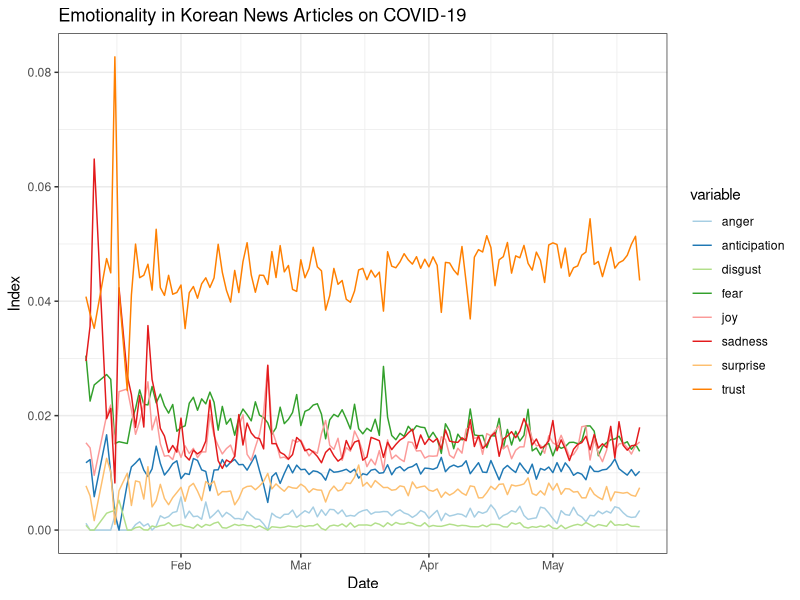

Reproduce this figure in R.
# ---------------------------------------------
# KOREA NEWS COVID-19 RESPONSE EMOTIONALITY ANALYSIS 
# 
# Details:      We are analysing the articles of the English speaking newspaper in Korea (Korea Times, Korea Herald) from January 01 to May 23 2020 
#               containing the words "covid-19" or "coronavirus" for their positivity/negativitiy and their emotionality.
# Copyright:    © 2020 Lennart Schulze
# Author        Lennart Schulze, Group 5, Big Data Analysis Class 2020-01, Sungkyunkwan University
# 
# imports:      see packages
# Usage:        source(*filename*)
# History:      1.0.0 2020-05-30
# --------------------------------------------- 



# Initialization
rm(list=ls())
getwd()

# ==== PACKAGES ====

# # java, rJava installation
# install.packages("multilinguer")
# install.packages("ggplot2")
# library(multilinguer)
# install_jdk()
# 
# # Install dependency packages
# install.packages(c('stringr', 'hash', 'tau', 'Sejong', 'RSQLite', 'devtools'), type = "binary")
# 
# # Install github version
# install.packages("remotes")
# remotes::install_github('haven-jeon/KoNLP', upgrade = "never", INSTALL_opts=c("--no-multiarch"))


library(ggplot2) # plotting
# library(KoNLP)
library(dplyr) # data processing
library(plyr)
library(stringr) 
library(reshape2) # melting (necessary for plotting)



# ==== FILES ====

# - lexicons

# Stanford SocialSent
# pos_neg_lex=read.table("./lexicons/worldnews.tsv", header=F)
# head(pos_neg_lex)

# NRC Emotion Intensity Lexicon
# emo_lex=read.table("./lexicons/NRC-Emotion-Intensity-Lexicon-v1.txt", sep="\t", header=T)
# head(emo_lex)


# - news articles 

# kh_virus <- read.csv("./articles/articles_koreaherald_coronavirus_date.csv", header = T)
# kh_covid <- read.csv("./articles/articles_koreaherald_covid19_date.csv", header = T)
# kt_virus <- read.csv("./articles/articles_koreatimes_coronavirus.csv", header = T, sep=";")
# kt_covid <- read.csv("./articles/articles_koreatimes_covid19.csv", header = T, sep=";")


# - prepare sample for coding

# write.csv(head(kh_virus, n=50), file="./articles/sample1.csv")
sample1 <- read.csv("./articles/sample1.csv", header = T)
sample1 <- sample1[-1] # drop first column

# write.csv(head(kh_covid, n=50), file="./articles/sample2.csv")
sample2 <- read.csv("./articles/sample2.csv", header = T)
sample2 <- sample2[-1] # drop first column



# ==== PREPROCESSING ====

# - date format change (for Korea Herald Articles)
date_transform = function(row){
  date = unlist(row["DATE"])
  date <- gsub(",","", date) %>% strsplit(" ")
  date <- unlist(date)
  year = date[3]
  m = match(date[1], month.abb) # lookup index from month.name constant
  m = sprintf("%02d", m) # extend to 2 digit
  day = date[2] 
  day = sprintf("%02d", as.numeric(day)) # extend to 2 digit
  date = paste(year, m, day, sep="-")
  row["DATE"] = date
  return(row)
}

# - write transformed data (only once)
# sample <- t(apply(sample, 1, date_transform))
# write.csv(t(apply(kh_virus, 1, date_transform)), file="./articles/articles_koreaherald_coronavirus_date.csv", row.names=F, sep=";")
# write.csv(t(apply(kh_covid, 1, date_transform)), file="./articles/articles_koreaherald_covid19_date.csv", row.names=F, sep=";")


# - aggreagate articles from all sources in single data frame
articles = rbind(sample1, sample2)
# articles = rbind(kh_virus, kh_covid, kt_virus, kt_covid)
articles = distinct(articles) # eliminate copies (articles can contain both 'coronvirus', and 'covid-19')
articles <- articles[order(articles$DATE), ] # order by date
rownames(articles)<-NULL # row ids to default
articles <- articles[,c(1, 6)] # project only date and content



# - group articles per day
# toString(subset(articles, DATE=="2020-05-20")[,2])
# aggregates <- articles %>%  group_by(DATE) %>%  summarise(TXT = toString(CONTENT)) %>% ungroup()

aggregates <- aggregate(CONTENT~DATE, articles, toString) # aggregate articles per day on date column, concetanating string with "," seperator
# print(aggregates)


# - prepare results data frame, copying the dates
results = data.frame(DATE=aggregates[1])
emotions = c("anger", "anticipation", "disgust", "fear", "joy", "sadness", "surprise", "trust")
results[c("POS", "NEG", "OBJ", emotions)]=NA



# ==== ANALYSIS ====

# function score.sentiment 
score.sentiment = function(articles, .progress='none') { 
  # generate scores for each row in articles tables (represents one date)
  values_list = apply(articles,1,
                 function(row, r=results) 
                 { 
                   # PREPROCESSING OF TEXT
                   
                   # translate punctuation to spaces (sometimes full-stops used without space between sentences)
                   date = row[[1]]
                   article = row[2]
                   cat(date,"\n")
                   # select only latin sign words (excludes numbers (even '-19' in covid), control signs) (keeps the spaces for separation)
                   article = gsub("[^A-z|\\s]", " ", article)
                   # lowercase 
                   article = tolower(article)
                   # # remove digits
                   #article = gsub('\\d+', " ", article) 
                   article = gsub("[[:punct:]]", " ", article)
                   # delete words that have only 1 character
                   article = gsub("(\\s.\\s){1}", " ", article) 
                   # remove unnecessary spaces 
                   article = gsub("[ \t]{2,}", " ", article) 
                   article = gsub("^\\s+|\\s+$", "", article)
                  
                   # # remove control characters 
                   # article = gsub("[[:cntrl:]]", "", article) 
                   # # remove html links 
                   # article = gsub("http\\w+", " ", article) 
                   
                   # get words list
                   word.list = str_split(article , "\\s+") 
                   typeof(word.list)
                   words = unlist(word.list)
                   
                   
                   # ANALYSIS FOR 1) POSITITVY/NEGATIVITY, 2) EMOTIONS
                   pos_score = 0
                   neg_score = 0
                   pos_count = 0
                   neg_count = 0
                   
                   emo_values = vector(mode="numeric", length = length(emotions)) 
                   
                   # iterate over all words from aggreagated articles text of the current date
                   for (word in words){
                      pos_index = which(pos_neg_lex[,1]==word)
                      if (length(pos_index) > 0){
                        val = pos_neg_lex[pos_index, 2]
                        #print(val)
                        if (val >= 0){
                          pos_score = pos_score + val
                          pos_count = pos_count + 1
                        }
                        else if (val<0){
                          neg_score = neg_score + (-val)
                          neg_count = neg_count + 1
                        }
                      }
                      emo_occurances = which(emo_lex[,1]==word)
                      for (i in range(length(emo_occurances))){
                        emo_index = emo_occurances[i]
                        val = emo_lex[emo_index, 3]
                        category = emo_lex[emo_index, 2]
                        # print(word)
                        # print(match(category, emotions))
                        emo_values[match(category, emotions)] = emo_values[match(category, emotions)] + val
                      }
                   }
                   objectivity = 1 - ((pos_count+neg_count)/length(words)) # objectivity = ratio of subjective words to text length
                   positivity = pos_score/length(words)
                   negativity = neg_score/length(words)
                   pos_values = c(positivity, negativity, objectivity)
                   print(c(positivity, negativity, objectivity))
                   
                   print(emo_values)
                   print(emo_values/length(words))
                   emo_values = emo_values/length(words)
                   
                   values = c(pos_values, emo_values)
                   return(values)
                 })
  # matrix with scores for each day
  return(t(values_list)) 
} 

# ---> TURN ON to calculate (takes very long, thus saved in file)
# words=score.sentiment(aggregates)
# str(words)
# results[,-1] = as.data.frame(words) # assign values to result data frame
# 
# 
# write.csv(results, file="./articles/results.csv", row.names=F, sep=";")
results = read.csv(file="./articles/results.csv", row.names = NULL, header=T)
tail(results)
# cat("number of articles processed: ", nrow(num_articles))



# ==== PLOT ====

results_melt = melt(results[,c(1,5:12)], id=c("DATE")) # melt values into single column data frame
tail(results_melt)
ggplot(results_melt) + geom_line(aes(x=as.Date(DATE), y=value, colour=variable)) + 
  theme_bw() +
  scale_color_brewer(palette="Paired") +
  # theme(
  #   axis.text.x=element_text(angle = -90, vjust = 1, size = 6, hjust = 1)
  # ) +
  ggtitle("Emotionality in Korean News Articles on COVID-19") +
  xlab("Date") +
  ylab("Index")

  
  

# ==== OLD ====

#pos.words=scan("positive-words.txt", what="character", comment.char = ";")
#neg.words=scan("negative-words.txt", what="character", comment.char = ";")

#pratice


# #step1) Start file input code
# 
# ##When you want to put it as a txt file
# ##Example execution with obama.txt
# 
# conn=file("obama.txt",open="r")
# line=readLines(conn)
# for (i in 1:length(line)){
#   print(line[i])
# }
# close(conn)
# 
# #Notice before executing the sentence below: If the amount of txt is too large, the function to extract English words is when the pc's ram is low.
# #It may take a long time and may go down.
# 
# X2<-sapply(line, extractNoun,USE.NAMES = T)
# # X2<-sapply(line, extractNoun,USE.NAMES = F)
# 
# #unlist
# c_vector<-unlist(X2)
# 
# #step2) Preprocessing code
# #Special character and blank processing
# c_vector<-str_replace_all(c_vector,"[^[:alpha:]]","")
# 
# #Save only non-blank
# c_vector<-c_vector[c_vector!=""]
# 
# #step3) Check the frequency of desired articles and non-verbs (원하는 관사와 비동사 빈도 확인)
# ###a, the, is, am, are, be
# # table (c_vector) dataframe conversion
# X3<-as.data.frame(table(c_vector))
# X3[X3$c=="a"|X3$c=="is"|X3$c=="the"|X3$c=="am"|X3$c=="are"|X3$c=="be",]
# 
# 
# # [Preprocessing still in progress...]
# ###a, the, is, am, are
# #Convert the articles or non-verbs you want to remove to blanks. (제거하고 싶은 관사나 비동사를 공백으로 변환함)
# c_vector<-gsub("is","",c_vector)
# c_vector<-gsub("the","",c_vector)
# c_vector<-gsub("am","",c_vector)
# c_vector<-gsub("are","",c_vector)
# 
# # The Number of Rows/Columns
# NROW(c_vector)
# 
# #Extract only 2 digits or more (2자리이상만 추출)
# c_vector<-Filter(function(x){nchar(x)>2},c_vector)
# 
# 
# # Save as txt (txt로 저장)
# write(c_vector,"ObamaFilter.txt")
# H1<-read.table("ObamaFilter.txt")
# 
# #End of preprocessing (전처리 종료)
# str(H1)
# wordcount<-table(H1)
# H1
# #step4) Emotion score calculation (감정점수 계산)
# results <- score.sentiment(H1$V1, pos.words, neg.words)
# H1$score<-results$score
# H1_mean<-mean(H1$score)
# View(H1_mean)
# 
# 
# H1_mean
# #for example) 0.02071823
# #obama
# 
# #H1_mean = Score of line sentence (H1_mean = line 문장의 감정점수)
# #H1_mean이 감정점수라고 볼 수 있음 (H1_mean이 감정점수라고 볼 수 있음)
# #1 point per 1 positive word-1 point per 1 negative word (ex: 긍정단어 1개당 1점 부정단어 1개당 -1점)
# #The maximum value is between -1 and 1. (최대값은 -1 ~ 1 사이의 값을 가지게 됨)
# 
# 
# # rm(list=ls())
# #Initialization for resource recovery (리소스 회복을 위한 초기화)
# 
# 
# ##Start trump example
# 
# conn=file("trump.txt",open="r")
# line=readLines(conn)
# for (i in 1:length(line)){
#   print(line[i])
# }
# close(conn)
# 
# 
# 
# X2<-sapply(line, extractNoun,USE.NAMES = T)
# 
# 
# c<-unlist(X2)
# 
# 
# 
# X3<-as.data.frame(table(c))
# X3[X3$c=="a"|X3$c=="is"|X3$c=="the"|X3$c=="am"|X3$c=="are"|X3$c=="be",]
# 
# 
# ###a, the, is, am, are, be
# 
# 
# 
# c<-Filter(function(x){nchar(x)>2},c)
# 
# #Special character and blank processing (특수문자 공백처리)
# #res<-str_replace_all(c,"[^[:alpha:]]","")
# res<-c
# #Save only non-blank (공백이 아닌것만 저장)
# res<-res[res!=""]
# 
# ###a, the, is, am, are
# #Convert the articles or non-verbs you want to remove to blanks (제거하고 싶은 관사나 비동사를 공백으로 변환함)
# res<-gsub("is","",res)
# res<-gsub("the","",res)
# res<-gsub("am","",res)
# res<-gsub("are","",res)
# 
# NROW(res)
# 
# # If unnecessary words are blanked out and saved as txt,
# # Comes in with no spaces.
# #불필요한 단어를 공백처리하고 txt로 저장후 불러들이면 
# # 공백이 없어진채로 들어오게됨.
# write(res,"Trump_temp.txt")
# H1_Trump<-read.table("Trump_temp.txt")
# 
# 
# str(H1_Trump)
# wordcountTrump<-table(H1_Trump)
# View(H1_Trump)
# 
# 
# #Repeat the score.sentiment function above.
# #위에 있는 score.sentiment 함수를 다시 수행하세요.
# results_Trump <- score.sentiment(H1_Trump$V1, pos.words, neg.words)
# H1_Trump$score<-results_Trump$score
# H1_Tmean<-mean(H1_Trump$score)
# View(H1_Tmean)
# 
# H1_Tmean
# #0.04276069
# #trump
# 
# 
# obama_trump_score<-c(H1_mean,H1_Tmean)
# 
# windows()
# barplot(obama_trump_score, col=rainbow(2), 
#         xlab = "Speaker (Red: Obama, Blue: Trump)", ylab = "Speech affirmation")
# title(main = "Positive comparison (Obama vs. Trump), 긍정도 비교(Obama vs. Trump)", font = 4)
# 
# #Comparing Obama and Trump's speech, we can see that Trump mentioned more positive words.
# #오바마와 트럼프의 연설문을 비교한 결과 트럼프가 긍정적인단어를 더 많이 언급한 것을 알 수 있음.
# 
# #If you replace it with other celebrities like # steve.txt, bill.txt, etc., you can analyze the same result positively.
# #steve.txt, bill.txt 등과 같이 다른 유명 인사문으로 바꿔서 넣으면 동일한 결과를 긍정도 분석가능합니다.
# 
# #[Team Project][Due date: June. 1st, Monday] Big Data Analysis about "Coronavirus"]
# #Find the coronavirus data among articles in the New York Times site and save it as a txt file and compare the frequency of positive and negative words with respect to the coronavirus.
# 
